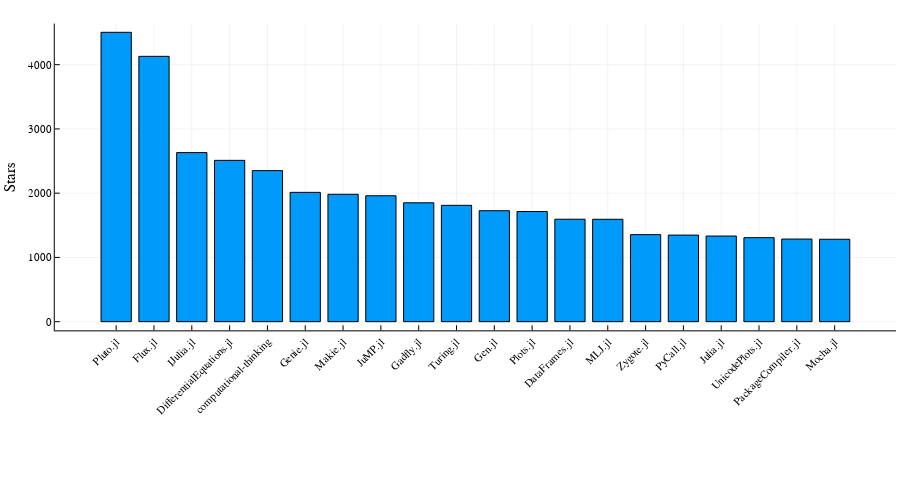

The notebook cell this image was saved under:
### Markdown cell above
Let's create interactive barplot with `Plotly` showing top 20 repositories based on the stargazers count. `julia` itself is excluded due to high stars count compared to other repositories.

### Code cell
plotly()
n=20
data = first(repos_df[2:end,:], n)
bar(1:n, data.stargazers_count, hovertext=data.description,
    size = (900, 500), xrotation=45, legend=false, xticks=(1:n, data.name), ylab="Stars")
